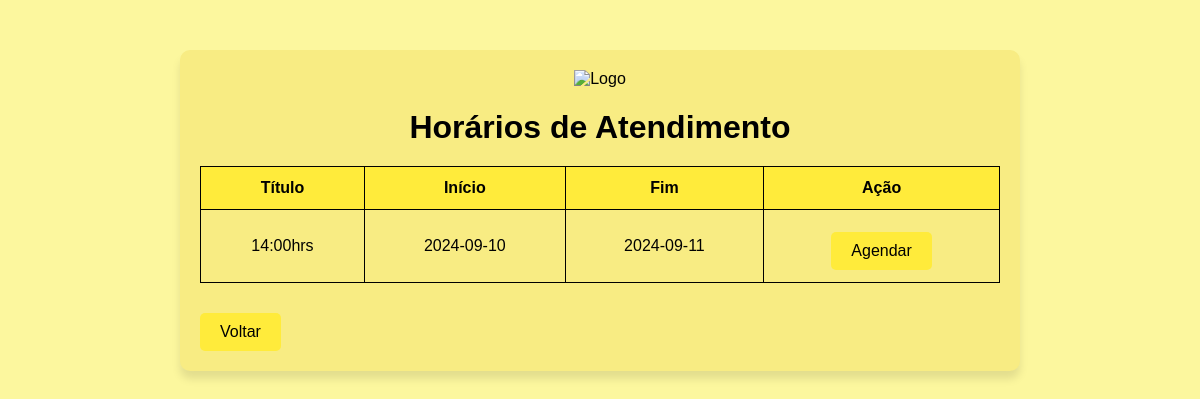
Page /agendar_consulta (signed in) on the earlier database version.
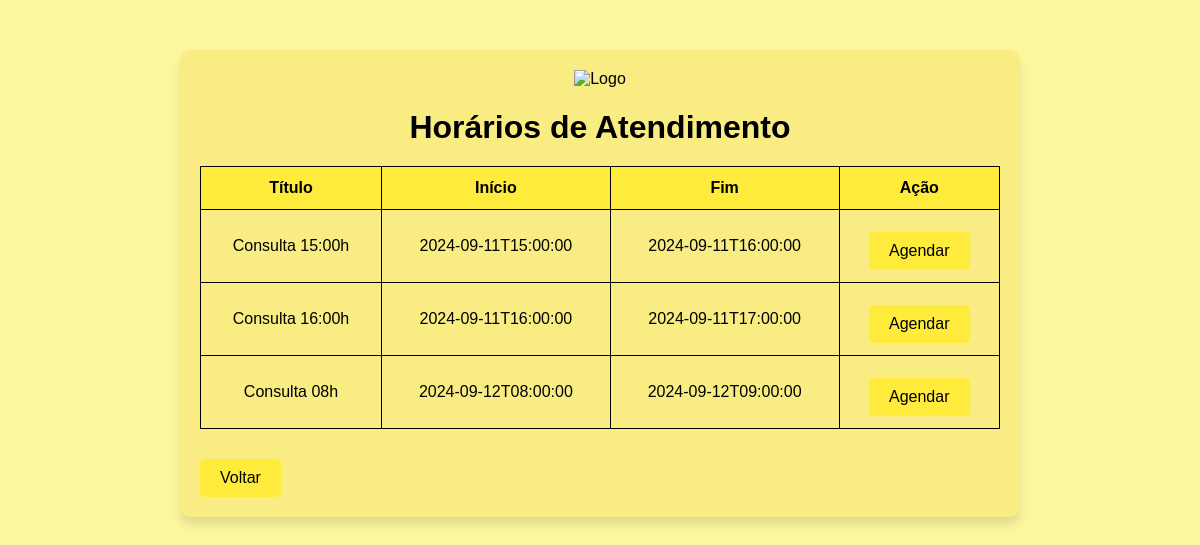
Same page on the later database version.
### tables this page shows
CREATE TABLE horarios (
            ID INTEGER NOT NULL PRIMARY KEY AUTOINCREMENT,
            title TEXT NOT NULL,
            start TEXT NOT NULL,
            end TEXT NOT NULL);

### app.py (the view)
@app.route('/agendar_consulta')
def agendar_consulta():
    if 'user_id' not in session:
        return redirect(url_for('login'))
    conn = sqlite3.connect('banco_de_dados.db')
    conn.row_factory = sqlite3.Row
    cursor = conn.cursor()
    cursor.execute('SELECT title, start, end FROM horarios')
    horarios = cursor.fetchall()
    conn.close()
    return render_template('agendar_consulta.html', horarios=horarios)

### templates/agendar_consulta.html (shortened to what this page needs)
<!DOCTYPE html>
<html lang="pt-BR">
<head>
</head>
<body>
<div class="container">
    <div class="logo">
        <img src="../static/imagens/thumbnailsite (1).png" alt="Logo">
    </div>
    <h1>Horários de Atendimento</h1>
    <table>
        <thead>
            <tr>
                <th>Título</th>
                <th>Início</th>
                <th>Fim</th>
                <th>Ação</th>
            </tr>
        </thead>
        <tbody>
            {% for horario in horarios %}
            <tr>
                <td>{{ horario.title }}</td>
                <td>{{ horario.start }}</td>
                <td>{{ horario.end }}</td>
                <td><a href="#" class="btn">Agendar</a></td>
            </tr>
            {% endfor %}
        </tbody>
    </table>
    <a href="/telapaciente" class="btn">Voltar</a>
</div>
</body>
</html>

### templates/agendar_consulta.html (style rules this page uses)
body { font-family: Arial, sans-serif; margin: 0; padding: 0; background-color: #fcf79e; color: #000000; display: flex; justify-content: center; align-items: center; flex-direction: column; }
.container { width: 90%; max-width: 800px; margin-top: 50px; background-color: #f8ec83; padding: 20px; border-radius: 10px; box-shadow: 0 8px 8px rgba(0, 0, 0, 0.1); }
h1 { text-align: center; margin-bottom: 20px; color: #000000; }
table { width: 100%; border-collapse: collapse; margin-bottom: 20px; }
table, th, td { border: 1px solid #000000; }
th, td { padding: 12px; text-align: center; }
th { background-color: #ffeb3b; color: rgb(0, 0, 0); }
.btn { display: inline-block; padding: 10px 20px; color: rgb(0, 0, 0); background-color: #ffeb3b; text-align: center; border-radius: 5px; text-decoration: none; margin-top: 10px; }
.logo { margin-bottom: 20px; text-align: center; }
.logo img { max-width: 70%; }

Differences in the rows shown:
removed horarios: title "14:00hrs", start "2024-09-10", end "2024-09-11"
added horarios: title "Consulta 15:00h", start "2024-09-11T15:00:00", end "2024-09-11T16:00:00"
added horarios: title "Consulta 16:00h", start "2024-09-11T16:00:00", end "2024-09-11T17:00:00"
added horarios: title "Consulta 08h", start "2024-09-12T08:00:00", end "2024-09-12T09:00:00"
